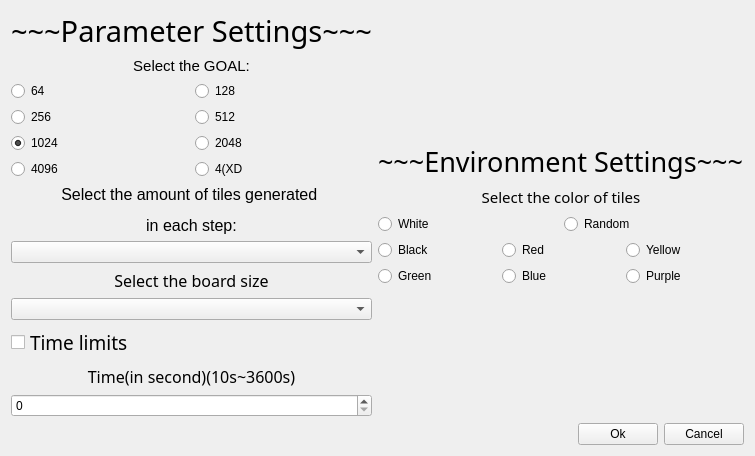
<?xml version="1.0" encoding="UTF-8"?>
<ui version="4.0">
 <class>settings</class>
 <widget class="QWidget" name="settings">
  <property name="geometry">
   <rect>
    <x>0</x>
    <y>0</y>
    <width>641</width>
    <height>448</height>
   </rect>
  </property>
  <property name="windowTitle">
   <string>Settings</string>
  </property>
  <property name="windowIcon">
   <iconset resource="myresource.qrc">
    <normaloff>:/images/resource/setting_icon.png</normaloff>:/images/resource/setting_icon.png</iconset>
  </property>
  <layout class="QVBoxLayout" name="verticalLayout_2">
   <item>
    <layout class="QHBoxLayout" name="horizontalLayout_5">
     <item>
      <layout class="QVBoxLayout" name="verticalLayout_4">
       <item>
        <spacer name="verticalSpacer_3">
         <property name="orientation">
          <enum>Qt::Vertical</enum>
         </property>
         <property name="sizeHint" stdset="0">
          <size>
           <width>20</width>
           <height>40</height>
          </size>
         </property>
        </spacer>
       </item>
       <item>
        <widget class="QLabel" name="label_parameterSet">
         <property name="font">
          <font>
           <family>新細明體</family>
           <pointsize>22</pointsize>
          </font>
         </property>
         <property name="text">
          <string>&lt;html&gt;&lt;head/&gt;&lt;body&gt;&lt;p align=&quot;center&quot;&gt;~~~Parameter Settings~~~&lt;/p&gt;&lt;/body&gt;&lt;/html&gt;</string>
         </property>
        </widget>
       </item>
       <item>
        <widget class="QLabel" name="label">
         <property name="text">
          <string>&lt;html&gt;&lt;head/&gt;&lt;body&gt;&lt;p align=&quot;center&quot;&gt;&lt;span style=&quot; font-size:11pt;&quot;&gt;Select the GOAL:&lt;/span&gt;&lt;/p&gt;&lt;/body&gt;&lt;/html&gt;</string>
         </property>
        </widget>
       </item>
       <item>
        <layout class="QVBoxLayout" name="verticalLayout">
         <item>
          <layout class="QHBoxLayout" name="horizontalLayout_2">
           <item>
            <widget class="QRadioButton" name="radioButton_1">
             <property name="text">
              <string>64</string>
             </property>
             <attribute name="buttonGroup">
              <string notr="true">buttonGroup</string>
             </attribute>
            </widget>
           </item>
           <item>
            <widget class="QRadioButton" name="radioButton_2">
             <property name="text">
              <string>128</string>
             </property>
             <attribute name="buttonGroup">
              <string notr="true">buttonGroup</string>
             </attribute>
            </widget>
           </item>
          </layout>
         </item>
         <item>
          <layout class="QHBoxLayout" name="horizontalLayout_3">
           <item>
            <widget class="QRadioButton" name="radioButton_3">
             <property name="text">
              <string>256</string>
             </property>
             <attribute name="buttonGroup">
              <string notr="true">buttonGroup</string>
             </attribute>
            </widget>
           </item>
           <item>
            <widget class="QRadioButton" name="radioButton_4">
             <property name="text">
              <string>512</string>
             </property>
             <attribute name="buttonGroup">
              <string notr="true">buttonGroup</string>
             </attribute>
            </widget>
           </item>
          </layout>
         </item>
         <item>
          <layout class="QHBoxLayout" name="horizontalLayout_4">
           <item>
            <widget class="QRadioButton" name="radioButton_5">
             <property name="text">
              <string>1024</string>
             </property>
             <property name="checked">
              <bool>true</bool>
             </property>
             <attribute name="buttonGroup">
              <string notr="true">buttonGroup</string>
             </attribute>
            </widget>
           </item>
           <item>
            <widget class="QRadioButton" name="radioButton_6">
             <property name="text">
              <string>2048</string>
             </property>
             <attribute name="buttonGroup">
              <string notr="true">buttonGroup</string>
             </attribute>
            </widget>
           </item>
          </layout>
         </item>
         <item>
          <layout class="QHBoxLayout" name="horizontalLayout_9">
           <item>
            <widget class="QRadioButton" name="radioButton_7">
             <property name="text">
              <string>4096</string>
             </property>
             <attribute name="buttonGroup">
              <string notr="true">buttonGroup</string>
             </attribute>
            </widget>
           </item>
           <item>
            <widget class="QRadioButton" name="radioButton_XD">
             <property name="text">
              <string>4(XD</string>
             </property>
             <attribute name="buttonGroup">
              <string notr="true">buttonGroup</string>
             </attribute>
            </widget>
           </item>
          </layout>
         </item>
        </layout>
       </item>
       <item>
        <spacer name="verticalSpacer_4">
         <property name="orientation">
          <enum>Qt::Vertical</enum>
         </property>
         <property name="sizeHint" stdset="0">
          <size>
           <width>20</width>
           <height>40</height>
          </size>
         </property>
        </spacer>
       </item>
       <item>
        <widget class="QLabel" name="label_3">
         <property name="text">
          <string>&lt;html&gt;&lt;head/&gt;&lt;body&gt;&lt;p align=&quot;center&quot;&gt;&lt;span style=&quot; font-size:12pt;&quot;&gt;Select the amount of tiles generated &lt;/span&gt;&lt;/p&gt;&lt;p align=&quot;center&quot;&gt;&lt;span style=&quot; font-size:12pt;&quot;&gt;in each step:&lt;/span&gt;&lt;/p&gt;&lt;/body&gt;&lt;/html&gt;</string>
         </property>
        </widget>
       </item>
       <item>
        <widget class="QComboBox" name="comboBox_tileGenerateAmount"/>
       </item>
       <item>
        <widget class="QLabel" name="label_5">
         <property name="font">
          <font>
           <family>新細明體</family>
           <pointsize>12</pointsize>
          </font>
         </property>
         <property name="text">
          <string>&lt;html&gt;&lt;head/&gt;&lt;body&gt;&lt;p align=&quot;center&quot;&gt;Select the board size&lt;/p&gt;&lt;/body&gt;&lt;/html&gt;</string>
         </property>
        </widget>
       </item>
       <item>
        <widget class="QComboBox" name="comboBox_boardEdgeSizeValue"/>
       </item>
       <item>
        <spacer name="verticalSpacer_2">
         <property name="orientation">
          <enum>Qt::Vertical</enum>
         </property>
         <property name="sizeHint" stdset="0">
          <size>
           <width>20</width>
           <height>40</height>
          </size>
         </property>
        </spacer>
       </item>
       <item>
        <widget class="QCheckBox" name="checkBox_timeLimitation">
         <property name="font">
          <font>
           <family>新細明體</family>
           <pointsize>14</pointsize>
          </font>
         </property>
         <property name="text">
          <string>Time limits</string>
         </property>
        </widget>
       </item>
       <item>
        <widget class="QLabel" name="label_2">
         <property name="font">
          <font>
           <family>新細明體</family>
           <pointsize>12</pointsize>
           <italic>false</italic>
          </font>
         </property>
         <property name="text">
          <string>&lt;html&gt;&lt;head/&gt;&lt;body&gt;&lt;p align=&quot;center&quot;&gt;Time(in second)(10s~3600s)&lt;/p&gt;&lt;/body&gt;&lt;/html&gt;</string>
         </property>
        </widget>
       </item>
       <item>
        <widget class="QSpinBox" name="spinBox_time"/>
       </item>
      </layout>
     </item>
     <item>
      <spacer name="horizontalSpacer_2">
       <property name="orientation">
        <enum>Qt::Horizontal</enum>
       </property>
       <property name="sizeHint" stdset="0">
        <size>
         <width>40</width>
         <height>20</height>
        </size>
       </property>
      </spacer>
     </item>
     <item>
      <layout class="QVBoxLayout" name="verticalLayout_3">
       <item>
        <spacer name="verticalSpacer_6">
         <property name="orientation">
          <enum>Qt::Vertical</enum>
         </property>
         <property name="sizeHint" stdset="0">
          <size>
           <width>20</width>
           <height>40</height>
          </size>
         </property>
        </spacer>
       </item>
       <item>
        <widget class="QLabel" name="label_environmentSet">
         <property name="font">
          <font>
           <family>新細明體</family>
           <pointsize>20</pointsize>
          </font>
         </property>
         <property name="text">
          <string>~~~Environment Settings~~~</string>
         </property>
        </widget>
       </item>
       <item>
        <widget class="QLabel" name="label_4">
         <property name="font">
          <font>
           <family>新細明體</family>
           <pointsize>12</pointsize>
          </font>
         </property>
         <property name="text">
          <string>&lt;html&gt;&lt;head/&gt;&lt;body&gt;&lt;p align=&quot;center&quot;&gt;&lt;span style=&quot; font-size:11pt;&quot;&gt;Select the color of tiles&lt;/span&gt;&lt;/p&gt;&lt;/body&gt;&lt;/html&gt;</string>
         </property>
        </widget>
       </item>
       <item>
        <layout class="QHBoxLayout" name="horizontalLayout_8">
         <item>
          <widget class="QRadioButton" name="radioButton_whiteColor">
           <property name="text">
            <string>White</string>
           </property>
           <attribute name="buttonGroup">
            <string notr="true">buttonGroup_2</string>
           </attribute>
          </widget>
         </item>
         <item>
          <widget class="QRadioButton" name="radioButton_randomColor">
           <property name="text">
            <string>Random</string>
           </property>
           <attribute name="buttonGroup">
            <string notr="true">buttonGroup_2</string>
           </attribute>
          </widget>
         </item>
        </layout>
       </item>
       <item>
        <layout class="QHBoxLayout" name="horizontalLayout_6">
         <item>
          <widget class="QRadioButton" name="radioButton_black">
           <property name="text">
            <string>Black</string>
           </property>
           <attribute name="buttonGroup">
            <string notr="true">buttonGroup_2</string>
           </attribute>
          </widget>
         </item>
         <item>
          <widget class="QRadioButton" name="radioButton_red">
           <property name="text">
            <string>Red</string>
           </property>
           <attribute name="buttonGroup">
            <string notr="true">buttonGroup_2</string>
           </attribute>
          </widget>
         </item>
         <item>
          <widget class="QRadioButton" name="radioButton_yellow">
           <property name="text">
            <string>Yellow</string>
           </property>
           <attribute name="buttonGroup">
            <string notr="true">buttonGroup_2</string>
           </attribute>
          </widget>
         </item>
        </layout>
       </item>
       <item>
        <layout class="QHBoxLayout" name="horizontalLayout_7">
         <item>
          <widget class="QRadioButton" name="radioButton_green">
           <property name="text">
            <string>Green</string>
           </property>
           <attribute name="buttonGroup">
            <string notr="true">buttonGroup_2</string>
           </attribute>
          </widget>
         </item>
         <item>
          <widget class="QRadioButton" name="radioButton_blue">
           <property name="text">
            <string>Blue</string>
           </property>
           <attribute name="buttonGroup">
            <string notr="true">buttonGroup_2</string>
           </attribute>
          </widget>
         </item>
         <item>
          <widget class="QRadioButton" name="radioButton_purple">
           <property name="text">
            <string>Purple</string>
           </property>
           <attribute name="buttonGroup">
            <string notr="true">buttonGroup_2</string>
           </attribute>
          </widget>
         </item>
        </layout>
       </item>
       <item>
        <spacer name="verticalSpacer_5">
         <property name="orientation">
          <enum>Qt::Vertical</enum>
         </property>
         <property name="sizeHint" stdset="0">
          <size>
           <width>20</width>
           <height>40</height>
          </size>
         </property>
        </spacer>
       </item>
      </layout>
     </item>
    </layout>
   </item>
   <item>
    <spacer name="verticalSpacer">
     <property name="orientation">
      <enum>Qt::Vertical</enum>
     </property>
     <property name="sizeHint" stdset="0">
      <size>
       <width>20</width>
       <height>40</height>
      </size>
     </property>
    </spacer>
   </item>
   <item>
    <layout class="QHBoxLayout" name="horizontalLayout">
     <item>
      <spacer name="horizontalSpacer">
       <property name="orientation">
        <enum>Qt::Horizontal</enum>
       </property>
       <property name="sizeHint" stdset="0">
        <size>
         <width>40</width>
         <height>20</height>
        </size>
       </property>
      </spacer>
     </item>
     <item>
      <widget class="QPushButton" name="pushButton_Ok">
       <property name="text">
        <string>Ok</string>
       </property>
       <property name="icon">
        <iconset resource="myresource.qrc">
         <normaloff>:/images/resource/tick.png</normaloff>:/images/resource/tick.png</iconset>
       </property>
      </widget>
     </item>
     <item>
      <widget class="QPushButton" name="pushButton_Cancel">
       <property name="text">
        <string>Cancel</string>
       </property>
      </widget>
     </item>
    </layout>
   </item>
  </layout>
 </widget>
 <resources>
  <include location="myresource.qrc"/>
 </resources>
 <connections/>
 <buttongroups>
  <buttongroup name="buttonGroup"/>
  <buttongroup name="buttonGroup_2"/>
 </buttongroups>
</ui>
